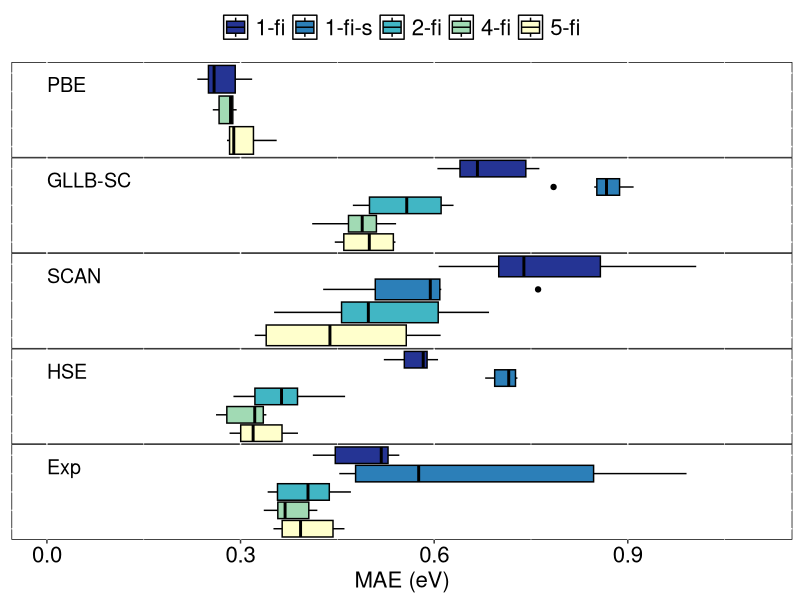
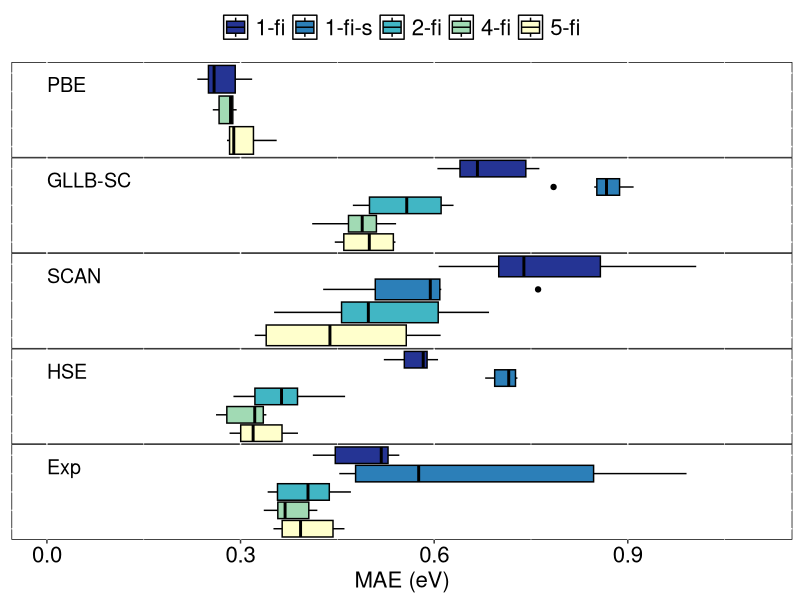

These charts were generated, in order, by the following R code:
library(dplyr)   # For data manipulation
library(ggplot2) # For data visualization
library(reshape2)
library(RColorBrewer)

theme_set(theme(panel.background = element_rect(fill = "white", colour = "black")))

data <- read.csv('./all_errors.csv', stringsAsFactors=FALSE)
data$Fidelity = factor(data$Fidelity, levels=c("PBE", "GLLB-SC", "SCAN", "HSE", "Exp"))
data[data['Model'] == '1-fi-stacked', "Model"] = '1-fi-s'
# data$Model = factor(data$Model, levels=c("1-fi", "1-fi-s", "2-fi", "4-fi", "5-fi"))
data$Model = factor(data$Model, levels=c("5-fi", "4-fi", "2-fi", "1-fi-s", "1-fi"))
## include some dummy data to empty entries
#fake_lines <- data.frame(Model=c("2-fi", "4-fi", "1-fi-s"),
 #                        Fidelity=c("PBE", "SCAN", "PBE"), 
#                         Error=c(1000, 1000, 1000), 
#                         split=c(0, 0, 0))

#data2 = data.frame(cate=c("PBE", "GLLB-SC", "SCAN", "HSE", "Exp"))
#data = rbind(data, fake_lines)
p <- ggplot(data, aes(x=Model, y=Error, fill=Model)) +
  geom_boxplot(width = 5, color="black") + 
  scale_fill_brewer(palette="YlGnBu", guide=guide_legend(reverse=TRUE)) +  
#  geom_jitter( width=0.1,alpha=0.9) +  # add dot plots
  xlab('') + ylab('MAE (eV)') + 
  scale_x_discrete(labels=c("GLLBSC" = "GLLB-SC"), drop=FALSE,
  ) +
  ylim(c(0, 1.1)) + 
# facet_grid(. ~ Fidelity, rows = 5) +
  facet_grid(vars(Fidelity)) + 
  theme(
    axis.text=element_text(size=16, color='#000000'),
    axis.title=element_text(size=16),
    axis.ticks.y=element_blank(),
    axis.text.y=element_blank(),
    axis.title.y=element_blank(),
    legend.box = "horizontal",
    legend.position="top",
    legend.text=element_text(size=16),
    legend.title=element_blank(), 
    legend.background = element_rect(fill=alpha('white', 0), color=alpha('white', 0)),
    #legend.position = c(0.1, 0.8),
    panel.spacing = unit(0, "lines"),
    strip.background = element_rect(fill='white', color='white'),
    strip.text=element_blank()
  ) +
  coord_flip() + 

#  theme(axis.title.x=element_blank(),
#        axis.text.x=element_blank(),
#        axis.ticks.x=element_blank()) + 
  geom_text(aes(label = Fidelity), x = Inf, y = 0, hjust = 0, vjust = 2, 
            size=5, check_overlap=TRUE)


# ggsave('two_fidelity_with_dots.pdf', plot=p, height = 4.5, width = 9)

ggsave('mf.pdf', plot=p, height = 4.5, width = 8)
print(p)